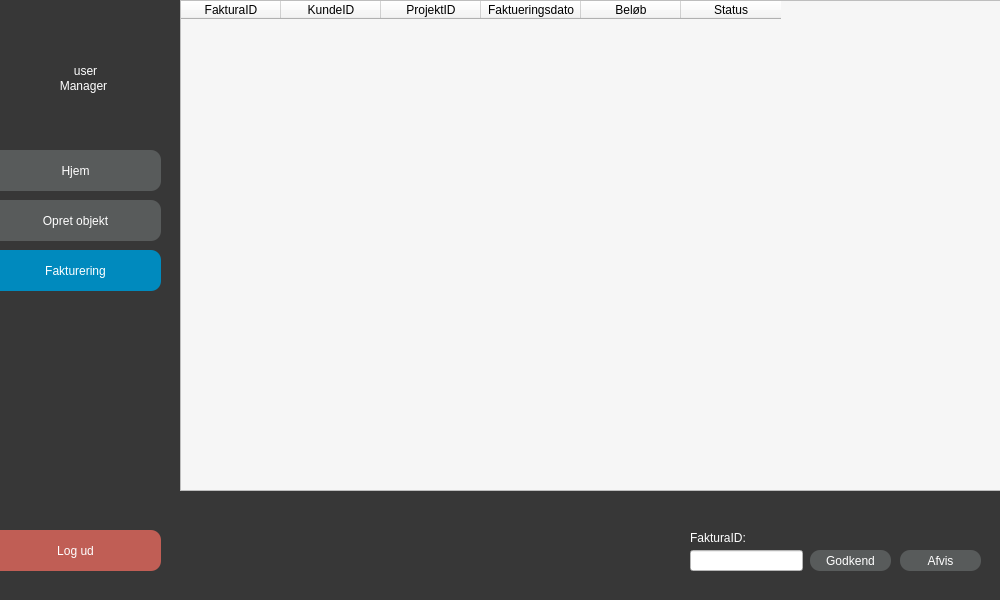
<?xml version="1.0" encoding="UTF-8"?>
<ui version="4.0">
 <class>MainWindow</class>
 <widget class="QMainWindow" name="MainWindow">
  <property name="geometry">
   <rect>
    <x>0</x>
    <y>0</y>
    <width>1000</width>
    <height>600</height>
   </rect>
  </property>
  <property name="windowTitle">
   <string>MainWindow</string>
  </property>
  <property name="styleSheet">
   <string notr="true">background-color: rgb(255, 255, 255);</string>
  </property>
  <widget class="QWidget" name="centralwidget">
   <widget class="QPushButton" name="logud_knap">
    <property name="geometry">
     <rect>
      <x>-10</x>
      <y>530</y>
      <width>171</width>
      <height>41</height>
     </rect>
    </property>
    <property name="styleSheet">
     <string notr="true">

QPushButton {
	color: rgb(255, 255, 255);
	
	background-color: rgb(192, 94, 85);
	font: 16pt &quot;.AppleSystemUIFont&quot;;
	border-radius: 10px;
}

QPushButton:Hover {


	background-color: rgb(220, 109, 99);



}
</string>
    </property>
    <property name="text">
     <string>Log ud</string>
    </property>
   </widget>
   <widget class="QLabel" name="noterror">
    <property name="geometry">
     <rect>
      <x>180</x>
      <y>520</y>
      <width>421</width>
      <height>16</height>
     </rect>
    </property>
    <property name="styleSheet">
     <string notr="true">color: rgb(0, 170, 115);
background-color: rgba(255, 255, 255, 0);</string>
    </property>
    <property name="text">
     <string/>
    </property>
    <property name="alignment">
     <set>Qt::AlignCenter</set>
    </property>
   </widget>
   <widget class="QLabel" name="error">
    <property name="geometry">
     <rect>
      <x>180</x>
      <y>500</y>
      <width>391</width>
      <height>16</height>
     </rect>
    </property>
    <property name="styleSheet">
     <string notr="true">color: rgb(219, 0, 40);
background-color: rgba(255, 255, 255, 0);</string>
    </property>
    <property name="text">
     <string/>
    </property>
    <property name="alignment">
     <set>Qt::AlignCenter</set>
    </property>
   </widget>
   <widget class="QLabel" name="Frame_3">
    <property name="geometry">
     <rect>
      <x>-13</x>
      <y>-20</y>
      <width>1061</width>
      <height>631</height>
     </rect>
    </property>
    <property name="styleSheet">
     <string notr="true">font: 16pt &quot;.AppleSystemUIFont&quot;;
color: rgb(0, 138, 190);

background-color: rgb(0, 0, 0,200);
border-radius: 15px;</string>
    </property>
    <property name="text">
     <string/>
    </property>
    <property name="scaledContents">
     <bool>false</bool>
    </property>
    <property name="alignment">
     <set>Qt::AlignCenter</set>
    </property>
    <property name="wordWrap">
     <bool>false</bool>
    </property>
   </widget>
   <widget class="QLabel" name="navn">
    <property name="geometry">
     <rect>
      <x>10</x>
      <y>50</y>
      <width>151</width>
      <height>41</height>
     </rect>
    </property>
    <property name="styleSheet">
     <string notr="true">font: 16pt &quot;.AppleSystemUIFont&quot;;
color: white;

background-color: rgba(255, 255, 255, 0);</string>
    </property>
    <property name="text">
     <string>user</string>
    </property>
    <property name="scaledContents">
     <bool>false</bool>
    </property>
    <property name="alignment">
     <set>Qt::AlignCenter</set>
    </property>
    <property name="wordWrap">
     <bool>false</bool>
    </property>
   </widget>
   <widget class="QLabel" name="label_3">
    <property name="geometry">
     <rect>
      <x>43</x>
      <y>70</y>
      <width>81</width>
      <height>31</height>
     </rect>
    </property>
    <property name="styleSheet">
     <string notr="true">font: 10pt &quot;.AppleSystemUIFont&quot;;
color: rgb(255, 255, 255);
background-color: rgba(255, 255, 255, 0);</string>
    </property>
    <property name="text">
     <string>Manager</string>
    </property>
    <property name="alignment">
     <set>Qt::AlignCenter</set>
    </property>
   </widget>
   <widget class="QPushButton" name="fakturering_knap">
    <property name="geometry">
     <rect>
      <x>-10</x>
      <y>250</y>
      <width>171</width>
      <height>41</height>
     </rect>
    </property>
    <property name="styleSheet">
     <string notr="true">background-color: rgb(0, 138, 190);
color: rgb(255, 255, 255);
font: 16pt &quot;.AppleSystemUIFont&quot;;
border-radius: 10px;

</string>
    </property>
    <property name="text">
     <string>Fakturering</string>
    </property>
   </widget>
   <widget class="QPushButton" name="hjem_knap">
    <property name="geometry">
     <rect>
      <x>-10</x>
      <y>150</y>
      <width>171</width>
      <height>41</height>
     </rect>
    </property>
    <property name="styleSheet">
     <string notr="true">QPushButton {
	color: rgb(255, 255, 255);
	background-color: rgb(88, 91, 91);
	font: 16pt &quot;.AppleSystemUIFont&quot;;
	border-radius: 10px;
}

QPushButton:Hover {

	background-color: rgb(109, 109, 109);


}
</string>
    </property>
    <property name="text">
     <string>Hjem</string>
    </property>
   </widget>
   <widget class="QPushButton" name="modi_instans">
    <property name="geometry">
     <rect>
      <x>-10</x>
      <y>200</y>
      <width>171</width>
      <height>41</height>
     </rect>
    </property>
    <property name="styleSheet">
     <string notr="true">QPushButton {
	color: rgb(255, 255, 255);
	background-color: rgb(88, 91, 91);
	font: 16pt &quot;.AppleSystemUIFont&quot;;
	border-radius: 10px;
}

QPushButton:Hover {

	background-color: rgb(109, 109, 109);


}
</string>
    </property>
    <property name="text">
     <string>Opret objekt</string>
    </property>
   </widget>
   <widget class="QTableWidget" name="tabelwidget">
    <property name="geometry">
     <rect>
      <x>180</x>
      <y>0</y>
      <width>821</width>
      <height>491</height>
     </rect>
    </property>
    <property name="styleSheet">
     <string notr="true">background-color: rgb(246, 246, 246);
color: rgb(0, 0, 0);</string>
    </property>
    <property name="showGrid">
     <bool>true</bool>
    </property>
    <property name="gridStyle">
     <enum>Qt::SolidLine</enum>
    </property>
    <attribute name="horizontalHeaderVisible">
     <bool>true</bool>
    </attribute>
    <attribute name="horizontalHeaderHighlightSections">
     <bool>true</bool>
    </attribute>
    <attribute name="verticalHeaderVisible">
     <bool>false</bool>
    </attribute>
    <attribute name="verticalHeaderDefaultSectionSize">
     <number>50</number>
    </attribute>
    <column>
     <property name="text">
      <string>FakturaID</string>
     </property>
    </column>
    <column>
     <property name="text">
      <string>KundeID</string>
     </property>
    </column>
    <column>
     <property name="text">
      <string>ProjektID</string>
     </property>
    </column>
    <column>
     <property name="text">
      <string>Faktueringsdato</string>
     </property>
    </column>
    <column>
     <property name="text">
      <string>Beløb</string>
     </property>
    </column>
    <column>
     <property name="text">
      <string>Status</string>
     </property>
    </column>
   </widget>
   <widget class="QLabel" name="label">
    <property name="geometry">
     <rect>
      <x>690</x>
      <y>530</y>
      <width>71</width>
      <height>16</height>
     </rect>
    </property>
    <property name="styleSheet">
     <string notr="true">color: rgb(255, 255, 255);
background-color: rgba(255, 255, 255, 0);</string>
    </property>
    <property name="text">
     <string>FakturaID:</string>
    </property>
   </widget>
   <widget class="QPushButton" name="godkend_knap">
    <property name="geometry">
     <rect>
      <x>810</x>
      <y>550</y>
      <width>81</width>
      <height>21</height>
     </rect>
    </property>
    <property name="styleSheet">
     <string notr="true">QPushButton {
	color: rgb(255, 255, 255);
	background-color: rgb(88, 91, 91);
	font: 14pt &quot;.AppleSystemUIFont&quot;;
	border-radius: 10px;
}

QPushButton:Hover {
	
	background-color: rgb(72, 183, 80);


}
</string>
    </property>
    <property name="text">
     <string>Godkend</string>
    </property>
   </widget>
   <widget class="QLineEdit" name="fakturaId_input">
    <property name="geometry">
     <rect>
      <x>690</x>
      <y>550</y>
      <width>113</width>
      <height>21</height>
     </rect>
    </property>
    <property name="styleSheet">
     <string notr="true">background-color: rgb(255, 255, 255);</string>
    </property>
   </widget>
   <widget class="QPushButton" name="afvis_knap">
    <property name="geometry">
     <rect>
      <x>900</x>
      <y>550</y>
      <width>81</width>
      <height>21</height>
     </rect>
    </property>
    <property name="styleSheet">
     <string notr="true">QPushButton {
	color: rgb(255, 255, 255);
	background-color: rgb(88, 91, 91);
	font: 14pt &quot;.AppleSystemUIFont&quot;;
	border-radius: 10px;
}

QPushButton:Hover {

	
	background-color: rgb(192, 94, 85);


}
</string>
    </property>
    <property name="text">
     <string>Afvis</string>
    </property>
   </widget>
   <zorder>Frame_3</zorder>
   <zorder>logud_knap</zorder>
   <zorder>noterror</zorder>
   <zorder>error</zorder>
   <zorder>navn</zorder>
   <zorder>label_3</zorder>
   <zorder>fakturering_knap</zorder>
   <zorder>hjem_knap</zorder>
   <zorder>modi_instans</zorder>
   <zorder>tabelwidget</zorder>
   <zorder>label</zorder>
   <zorder>godkend_knap</zorder>
   <zorder>fakturaId_input</zorder>
   <zorder>afvis_knap</zorder>
  </widget>
 </widget>
 <resources/>
 <connections/>
</ui>
